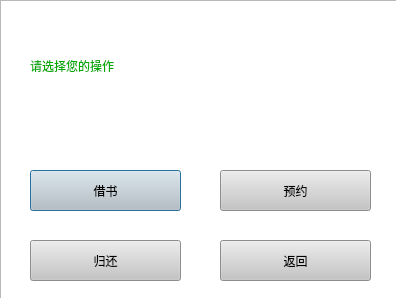
<?xml version="1.0" encoding="UTF-8"?>
<ui version="4.0">
 <class>UserMode</class>
 <widget class="QDialog" name="UserMode">
  <property name="geometry">
   <rect>
    <x>0</x>
    <y>0</y>
    <width>396</width>
    <height>298</height>
   </rect>
  </property>
  <property name="windowTitle">
   <string>Dialog</string>
  </property>
  <widget class="QPushButton" name="borrowButton">
   <property name="geometry">
    <rect>
     <x>30</x>
     <y>170</y>
     <width>151</width>
     <height>41</height>
    </rect>
   </property>
   <property name="styleSheet">
    <string notr="true">background-color: rgb(197, 197, 197);
</string>
   </property>
   <property name="text">
    <string>借书</string>
   </property>
  </widget>
  <widget class="QLabel" name="label">
   <property name="geometry">
    <rect>
     <x>30</x>
     <y>30</y>
     <width>331</width>
     <height>71</height>
    </rect>
   </property>
   <property name="styleSheet">
    <string notr="true">font: 87 24pt &quot;Arial Black&quot;;
color: rgb(0, 170, 0);</string>
   </property>
   <property name="text">
    <string>请选择您的操作</string>
   </property>
  </widget>
  <widget class="QPushButton" name="backButton">
   <property name="geometry">
    <rect>
     <x>220</x>
     <y>240</y>
     <width>151</width>
     <height>41</height>
    </rect>
   </property>
   <property name="styleSheet">
    <string notr="true">background-color: rgb(197, 197, 197);</string>
   </property>
   <property name="text">
    <string>返回</string>
   </property>
  </widget>
  <widget class="QWidget" name="widget" native="true">
   <property name="geometry">
    <rect>
     <x>10</x>
     <y>0</y>
     <width>401</width>
     <height>301</height>
    </rect>
   </property>
  </widget>
  <widget class="QPushButton" name="returnBookButton">
   <property name="geometry">
    <rect>
     <x>30</x>
     <y>240</y>
     <width>151</width>
     <height>41</height>
    </rect>
   </property>
   <property name="styleSheet">
    <string notr="true">background-color: rgb(197, 197, 197);
</string>
   </property>
   <property name="text">
    <string>归还</string>
   </property>
  </widget>
  <widget class="QPushButton" name="reservationButton">
   <property name="geometry">
    <rect>
     <x>220</x>
     <y>170</y>
     <width>151</width>
     <height>41</height>
    </rect>
   </property>
   <property name="styleSheet">
    <string notr="true">background-color: rgb(197, 197, 197);</string>
   </property>
   <property name="text">
    <string>预约</string>
   </property>
  </widget>
  <widget class="QGraphicsView" name="graphicsView">
   <property name="geometry">
    <rect>
     <x>0</x>
     <y>0</y>
     <width>401</width>
     <height>301</height>
    </rect>
   </property>
   <property name="minimumSize">
    <size>
     <width>401</width>
     <height>301</height>
    </size>
   </property>
   <property name="styleSheet">
    <string notr="true">background-image: url(:/new/prefix1/background.png);</string>
   </property>
  </widget>
  <zorder>graphicsView</zorder>
  <zorder>label</zorder>
  <zorder>widget</zorder>
  <zorder>borrowButton</zorder>
  <zorder>backButton</zorder>
  <zorder>reservationButton</zorder>
  <zorder>returnBookButton</zorder>
 </widget>
 <resources/>
 <connections/>
</ui>
